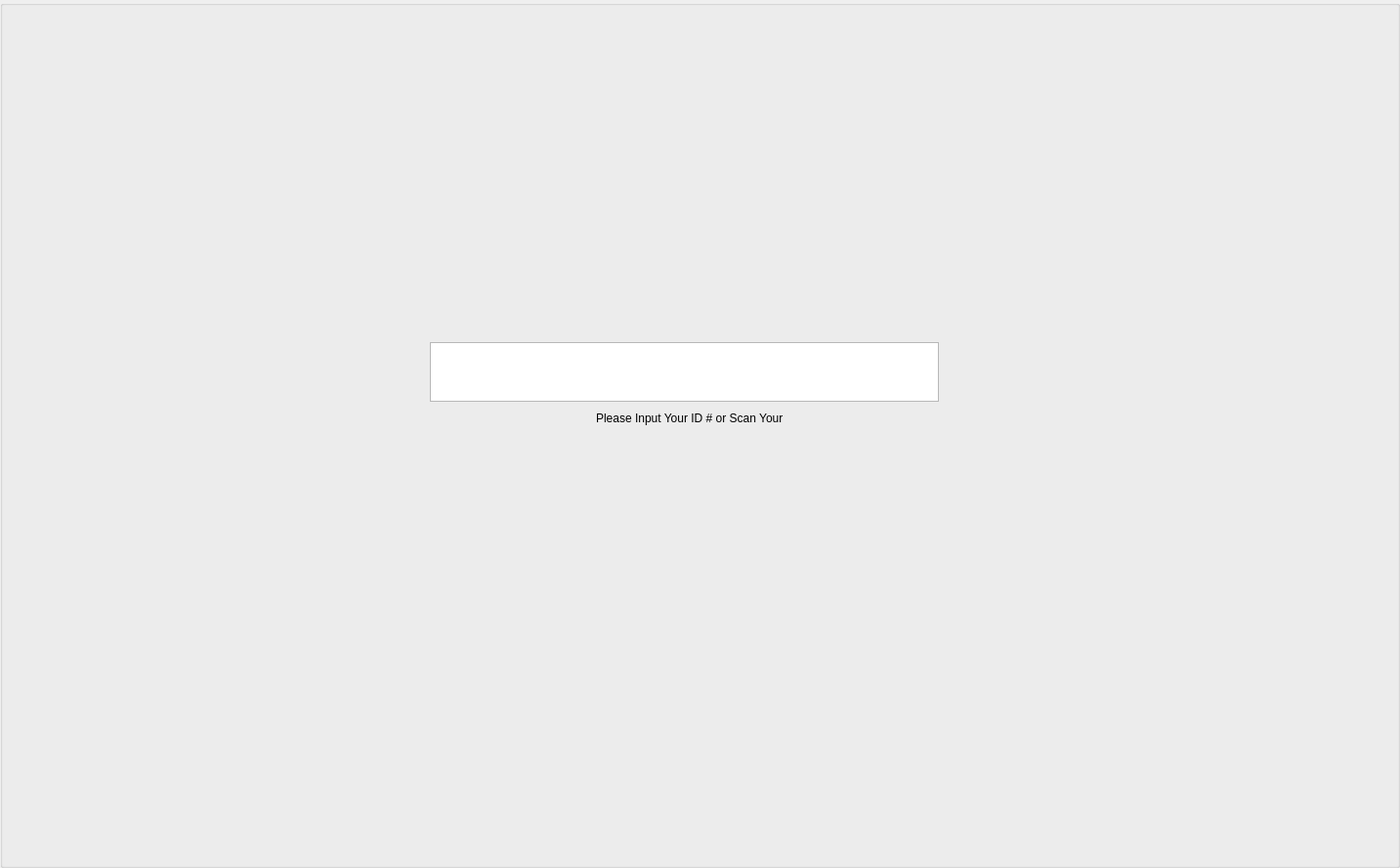
<?xml version="1.0" encoding="UTF-8"?>
<ui version="4.0">
 <class>GroupBox</class>
 <widget class="QGroupBox" name="GroupBox">
  <property name="geometry">
   <rect>
    <x>0</x>
    <y>0</y>
    <width>1433</width>
    <height>888</height>
   </rect>
  </property>
  <property name="cursor">
   <cursorShape>ArrowCursor</cursorShape>
  </property>
  <property name="windowTitle">
   <string>GroupBox</string>
  </property>
  <widget class="QPlainTextEdit" name="plainTextEdit">
   <property name="geometry">
    <rect>
     <x>440</x>
     <y>350</y>
     <width>521</width>
     <height>61</height>
    </rect>
   </property>
   <property name="cursor" stdset="0">
    <cursorShape>IBeamCursor</cursorShape>
   </property>
  </widget>
  <widget class="QLabel" name="label">
   <property name="geometry">
    <rect>
     <x>610</x>
     <y>420</y>
     <width>191</width>
     <height>16</height>
    </rect>
   </property>
   <property name="text">
    <string>Please Input Your ID # or Scan Your ID</string>
   </property>
  </widget>
 </widget>
 <resources/>
 <connections/>
</ui>
